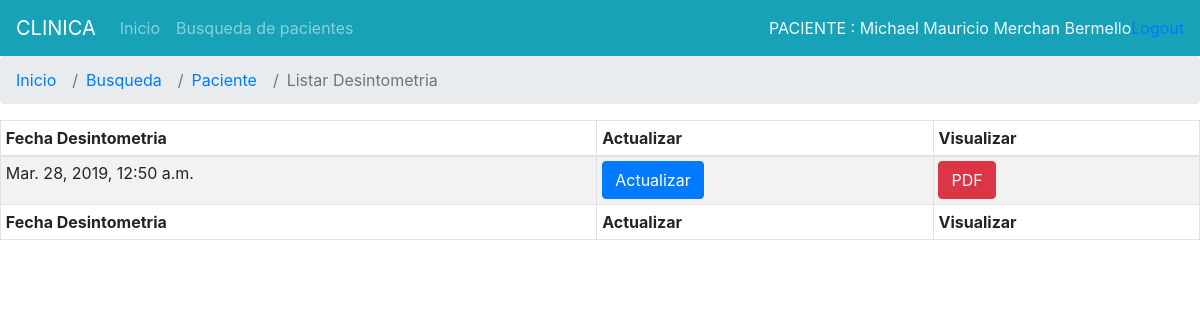
The page /desintometria/listar/7 (signed in) on the database its author committed.
### Registros/models.py (models this page shows, shortened)
class Paciente(models.Model):
	cedula=models.CharField(max_length=13,unique=True,verbose_name='Cedula de indentidad')
	nombre1=models.CharField(max_length=50,verbose_name='Primer nombre')
	nombre2=models.CharField(max_length=50,verbose_name='Segundo nombre')
	apellPadre=models.CharField(max_length=50,verbose_name='Apellido paterno')
	apellMadre=models.CharField(max_length=50,verbose_name='Apellido materno')
	sexo=models.CharField(max_length=2,choices=(('F', 'Femenino'),('M', 'Masculino'),))
	direccion=models.CharField(max_length=100,verbose_name='DIRECCION DOMICILIARIA')
	fechNacimiento=models.DateField('fecha de naciemiento',default=timezone.now)
	lugarNacimiento=models.CharField(max_length=100,verbose_name='LUGAR DE NACIMIENTO')
	nacionalidad=models.CharField(max_length=100,verbose_name='NACIONALIDAD')
	grupoCultural=models.CharField(max_length=100,verbose_name='GRUPO CULTURAL')
	estadoCivil=models.CharField(max_length=3,choices=(('SOL', 'Soltero'),('CAS', 'Casado'),('DIV', 'Divorciado'),('VIU', 'Viudo'),('UNL', 'Unión libre')))
	instruccion=models.CharField(max_length=100,verbose_name='INSTRUCION EDUCATIVA')
	ocupacion=models.CharField(max_length=100,verbose_name='OCUPACION')
	empresa=models.CharField(max_length=100,verbose_name='EMPRESA')
	tipo_sangre=models.CharField(max_length=100,verbose_name='TIPO DE SANGRE')
	tipo_seguro=models.CharField(max_length=100,verbose_name='TIPO DE SEGURIDAD')
	telefono=models.CharField(max_length=9,verbose_name='Telefono del paciente')
	celular=models.CharField(max_length=10,verbose_name='Celular del paciente')
	correo=models.EmailField(verbose_name='Correo del paciente')
	pariente=models.CharField(max_length=100,verbose_name='NOMBRE PARIENTE')
	parentesco=models.CharField(max_length=100,verbose_name='Parentesco')
	telefono_pariente=models.CharField(max_length=9,verbose_name='Telefono del pariente')
	celular_pariente=models.CharField(max_length=10,verbose_name='Celular del referido')
	foto=models.ImageField(upload_to='fotos', null=True,blank=True)
	fech_creado=models.DateTimeField(auto_now_add=True,verbose_name='Fecha de admision')
	fech_actualizado=models.DateTimeField(auto_now=True,verbose_name='FECHA DE ACTUALIZACION')

class desintometria(models.Model):
	paciente = models.ForeignKey(Paciente, on_delete=models.CASCADE,verbose_name='PACIENTE')
	encabezado = models.CharField(max_length=50,verbose_name='Encabezado')
	observaciones = models.CharField(max_length=10000,verbose_name='Observaciones')
	fech_informe=models.DateTimeField(auto_now_add=True,verbose_name='')
	fech_actualizado=models.DateTimeField(auto_now=True,verbose_name='')
	encargado = models.CharField(max_length=30,verbose_name='ENCARGADO',blank=True,null=True)

### Registros/views.py (the view)
# urls.py: path('desintometria/listar/<pk>',login_required(views.ListeDesintrometria.as_view()),name='listar_desintometria'),
class ListeDesintrometria(DetailView):
    model = Paciente
    template_name='registros/listar_otros/listar_desintometria.html'
    def get_context_data(self, **kwargs):
        context = super().get_context_data(**kwargs)
        parametro = self.kwargs.get('pk',None)
        analisis = desintometria.objects.filter(paciente__id=parametro)
        context['analisis']=analisis
        return context

### Registros/templates/registros/listar_otros/listar_desintometria.html (shortened to what this page needs)
{%extends "registros/base_listar.html"%}
{% block tipoeco %}
<li class="breadcrumb-item active" aria-current="page">Listar Desintometria</li>
{% endblock %}
{% block content %}
<table id="dtDynamicVerticalScrollExample" class="table table-striped table-bordered table-sm" cellspacing="0" width="100%">
    <thead>
      <tr>
        <th class="th-sm">Fecha Desintometria
        </th>
        <th class="th-sm">Actualizar
        </th>
        <th class="th-sm">Visualizar
            </th>
      </tr>
    </thead>
    <tbody>
        {% for list in analisis %}
        <tr>
            <td>{{list.fech_informe}}</td>
            <td><a class="btn btn-primary" href="#">Actualizar</a></td>
            <td><a class="btn btn-danger" href="#">PDF</a></td>
        </tr>
        {%endfor%}
    </tbody>
    <tfoot>
        <tr>
            <th>Fecha Desintometria</th>
            <th>Actualizar</th>
            <th>Visualizar</th>
        </tr>
    </tfoot>
  </table>
{% endblock %}

### Registros/templates/registros/base_listar.html (shortened to what this page needs)
{% extends 'registros/base.html' %}
{% load crispy_forms_tags %}
{% block principal %}
<li class="nav-item">
  <a class="nav-link" href="{% url 'registros:index'%}">Inicio</a>
</li>
<li class="nav-item">
  <a class="nav-link" href="{% url 'registros:buscar'%}">Busqueda de pacientes</a>
</li>
{% endblock %}
{%block derecha%}
<div style="color:aliceblue">PACIENTE : {{paciente.nombre1}}&nbsp{{paciente.nombre2}}&nbsp{{paciente.apellPadre}}&nbsp{{paciente.apellMadre}}
</div>
{%endblock%}
{% block lista %}
<li class="breadcrumb-item"><a href="{% url 'registros:index'%}">Inicio</a></li>
<li class="breadcrumb-item"><a href="{% url 'registros:buscar'%}">Busqueda</a></li>
<li class="breadcrumb-item"><a href="{% url 'registros:paciente' ident=paciente.pk %}">Paciente</a></li>
{% block tipoeco %}{% endblock %}
{% endblock %}

### rows shown on the page
Paciente: nombre1 "Michael", nombre2 "Mauricio", apellPadre "Merchan", apellMadre "Bermello"
desintometria: fech_informe "Mar. 28, 2019, 12:50 a.m."
